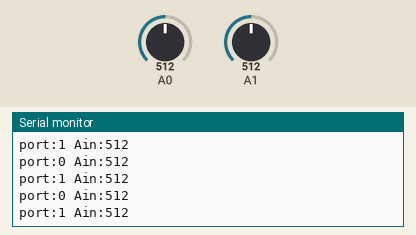
A sketch run on a simulated Arduino Uno, built with avr-gcc and run on an emulated ATmega328P. On the bench: the last lines printed to the serial monitor. The test bench sets the inputs (shaded band); at power-on: A0 = 512, A1 = 512.

Above: at 1.2 s.
1.3 s: A0 set to 716
At 1.31 s:
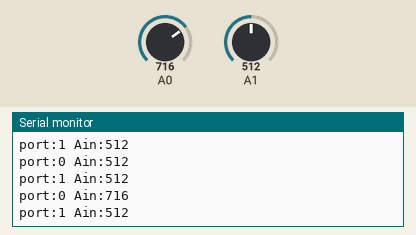
2.8 s: A1 set to 716
At 2.81 s:
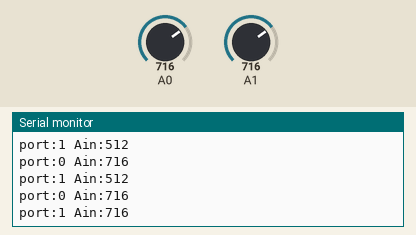
4.3 s: A0 set to 900
At 4.31 s:
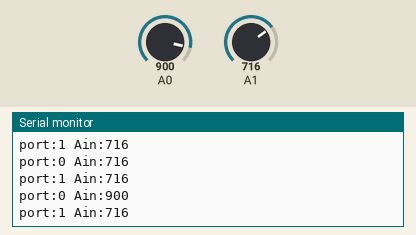
5.8 s: A1 set to 900
At 5.81 s:
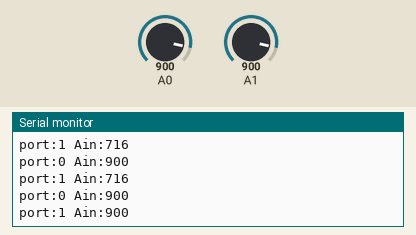
Timing chart, 0 to 8.3 s (numbered marks = the images above; inputs shaded):
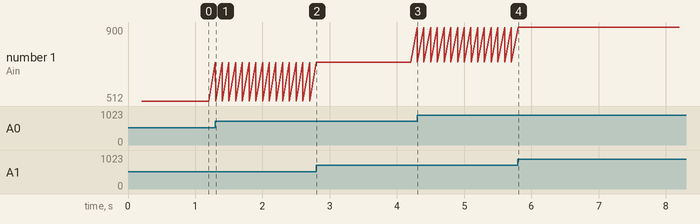

The sketch:

CdsTest.ino
```cpp
// (licence header left out)
#include "cds.h"

// 1-GND
// 2-AIN1->A3
// 3-AIN2->A4
// 4-5V
// 5-
// 6-
// 7-
// 8-

unsigned long PreviosTime = 0;
char a,b;

Cds CdsA0(0,2,200,200);
Cds CdsA1(1,2,200,200);

void setup()
{
  Serial.begin(115200);
  Serial.println("cds test program");
  PreviosTime = millis();
}
void loop()
{
//  static Cds CdsA0(0,2,200,200);
//  static Cds CdsA1(1,2,200,200);

  if( (millis() - PreviosTime ) >= 100 ){  // 1000:1000msec 前回から1000ms経過したかチェック
    PreviosTime = millis();
    a = CdsA0.statechk(LOW);
    b = CdsA1.statechk(LOW);

//char temp[20];
//sprintf(temp,"A0:%d , A1:%d",a,b);
//Serial.println(temp);

    if(a==HIGH)
      CdsA0.Reset();

      if(b==HIGH)
      CdsA1.Reset();
  }
}
```

cds.cpp
```cpp
// (licence header left out)
#include "cds.h"
#include  <arduino.h>

Cds::Cds(char ch , char ct, int LTh, int HTh){
  port = ch;
  cntup = ct;
  LThreshold = LTh;
  HThreshold = HTh;
}

void Cds::Reset( void ){
  state = ST_INIT;
}

char Cds::statechk( char range ){
//  char temp[10];
//  sprintf(temp,"state:%d,cnt:%d:",state,cnt);
//  Serial.println(temp);

  switch(state){
    case ST_INIT:
              state = ST_MEAS;
              cnt = 0;
              break;
    case ST_MEAS:
              if(cnt > cntup ){
                state = ST_DETECTION;
                return HIGH;
              }
              Ain = analogRead( port );
 char temp[20];
 sprintf(temp,"port:%d Ain:%d",port,Ain);
 Serial.println(temp);
              if(range == LOW){
                if(Ain <=  LThreshold){
                  cnt++;
                } else
                  cnt = 0;
              }
              if(range == HIGH){
                if(Ain <=  HThreshold){
                  cnt++;
                } else
                  cnt = 0;
              }
              break;
    case ST_DETECTION:
              return HIGH;
              break;

    default:
              break;
  }
  return LOW;
}
```

cds.h
```cpp
// (licence header left out)
#ifndef CDS_H_
#define CDS_H_

#include <stdio.h>

// 状態基底クラス
class Cds
{
public:
  Cds(char ch , char ct , int LTh, int HTh);
  char statechk( char range );
  void Reset( void );

private:
  int LThreshold;
  int HThreshold;
  int Ain;
  int cnt;
  int cntup;
  char port;
  char state;

  static unsigned long PreviosTimer;
  enum{
      ST_INIT = 0,
      ST_MEAS,
      ST_DETECTION,
  };
};

#endif
```

Measured:
- after the input at 1.3 s, the serial monitor: prints a new line at once (image 1)
- after the input at 2.8 s, the serial monitor: prints a new line at once (image 2)
- after the input at 4.3 s, the serial monitor: prints a new line at once (image 3)
- after the input at 5.8 s, the serial monitor: prints a new line at once (image 4)
